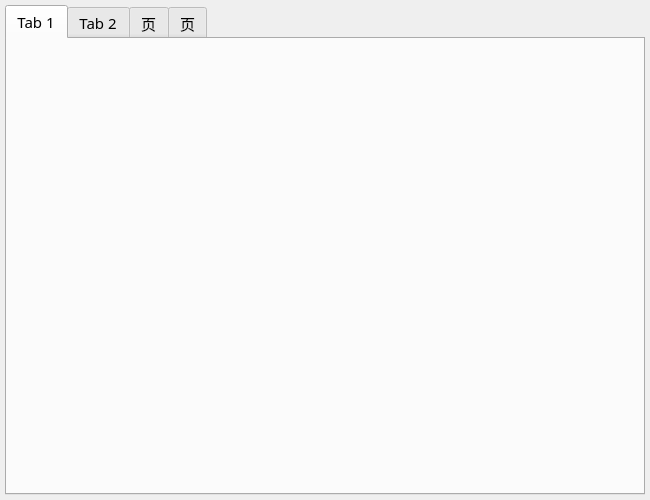
<?xml version="1.0" encoding="UTF-8"?>
<ui version="4.0">
 <class>MainWindow</class>
 <widget class="QMainWindow" name="MainWindow">
  <property name="geometry">
   <rect>
    <x>0</x>
    <y>0</y>
    <width>650</width>
    <height>500</height>
   </rect>
  </property>
  <property name="font">
   <font>
    <family>HarmonyOS Sans SC</family>
    <pointsize>11</pointsize>
   </font>
  </property>
  <property name="windowTitle">
   <string>BiliDownloader</string>
  </property>
  <property name="windowIcon">
   <iconset resource="res.qrc">
    <normaloff>:/res/icon/icon.png</normaloff>:/res/icon/icon.png</iconset>
  </property>
  <widget class="QWidget" name="centralwidget">
   <layout class="QGridLayout" name="gridLayout">
    <property name="leftMargin">
     <number>5</number>
    </property>
    <property name="topMargin">
     <number>5</number>
    </property>
    <property name="rightMargin">
     <number>5</number>
    </property>
    <property name="bottomMargin">
     <number>5</number>
    </property>
    <item row="0" column="0">
     <widget class="QTabWidget" name="tabWidget">
      <property name="currentIndex">
       <number>0</number>
      </property>
      <widget class="QWidget" name="tab_input">
       <attribute name="title">
        <string>Tab 1</string>
       </attribute>
       <layout class="QGridLayout" name="gridLayout_2">
        <item row="0" column="0">
         <widget class="InputWidget" name="widget_input" native="true"/>
        </item>
       </layout>
      </widget>
      <widget class="QWidget" name="tab_download">
       <attribute name="title">
        <string>Tab 2</string>
       </attribute>
       <layout class="QGridLayout" name="gridLayout_4">
        <item row="0" column="0">
         <widget class="DownloadWidget" name="widget_download" native="true"/>
        </item>
       </layout>
      </widget>
      <widget class="QWidget" name="tab_settings">
       <attribute name="title">
        <string>页</string>
       </attribute>
       <layout class="QGridLayout" name="gridLayout_3">
        <property name="leftMargin">
         <number>0</number>
        </property>
        <property name="topMargin">
         <number>0</number>
        </property>
        <property name="rightMargin">
         <number>0</number>
        </property>
        <property name="bottomMargin">
         <number>0</number>
        </property>
        <item row="0" column="0">
         <widget class="SettingsWidget" name="widget_settings" native="true"/>
        </item>
       </layout>
      </widget>
      <widget class="QWidget" name="tab_about">
       <attribute name="title">
        <string>页</string>
       </attribute>
       <layout class="QGridLayout" name="gridLayout_5">
        <item row="0" column="0">
         <widget class="AboutWidget" name="widget_about" native="true"/>
        </item>
       </layout>
      </widget>
     </widget>
    </item>
   </layout>
  </widget>
  <widget class="QMenuBar" name="menubar">
   <property name="geometry">
    <rect>
     <x>0</x>
     <y>0</y>
     <width>650</width>
     <height>26</height>
    </rect>
   </property>
  </widget>
 </widget>
 <customwidgets>
  <customwidget>
   <class>InputWidget</class>
   <extends>QWidget</extends>
   <header>inputwidget.h</header>
   <container>1</container>
  </customwidget>
  <customwidget>
   <class>SettingsWidget</class>
   <extends>QWidget</extends>
   <header>settingswidget.h</header>
   <container>1</container>
  </customwidget>
  <customwidget>
   <class>DownloadWidget</class>
   <extends>QWidget</extends>
   <header>downloadwidget.h</header>
   <container>1</container>
  </customwidget>
  <customwidget>
   <class>AboutWidget</class>
   <extends>QWidget</extends>
   <header>aboutwidget.h</header>
   <container>1</container>
  </customwidget>
 </customwidgets>
 <resources>
  <include location="res.qrc"/>
 </resources>
 <connections/>
</ui>
